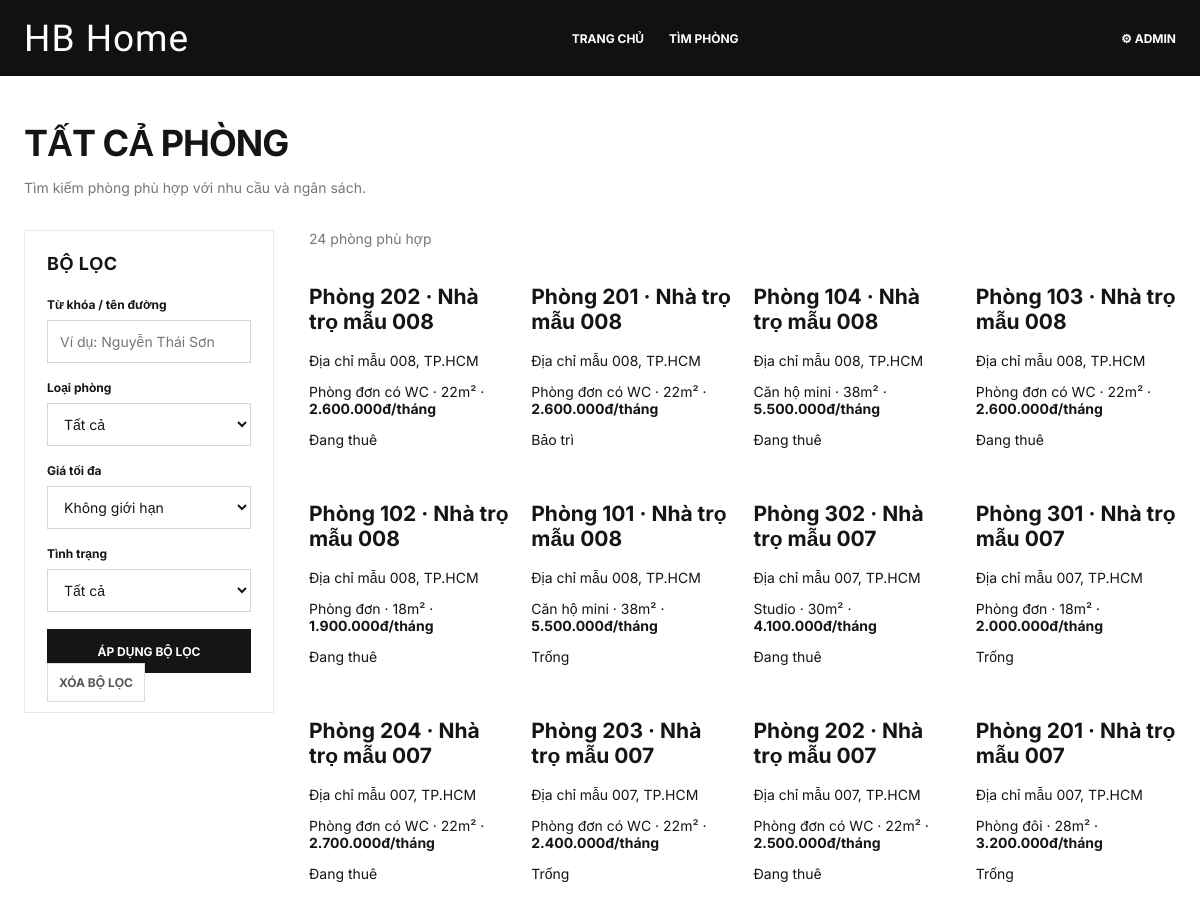
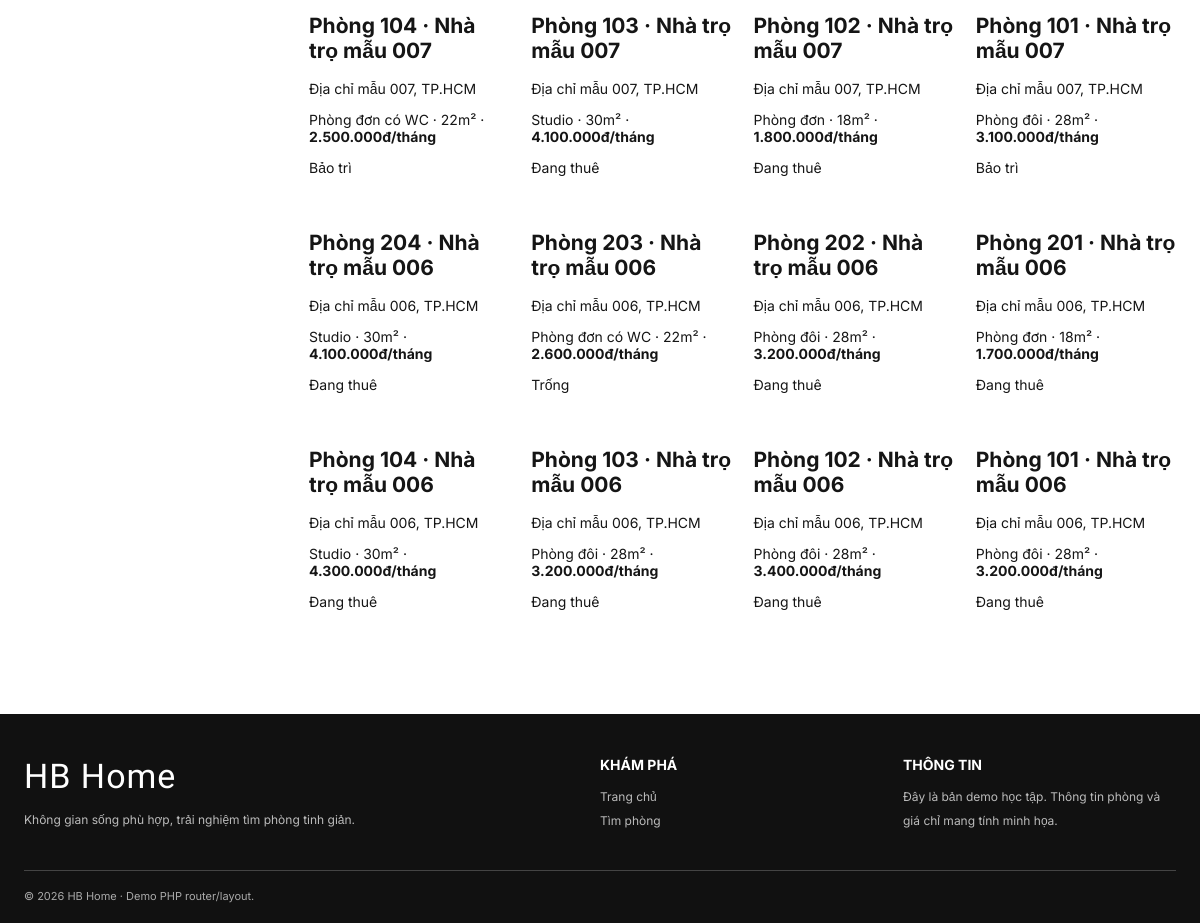
Screenshot of /index.php?page=rooms with the database file from the repository (2 pictures, top to bottom).
### tables this page shows
CREATE TABLE phong (
  ma_phong    INT PRIMARY KEY AUTO_INCREMENT,
  ma_nha      INT NOT NULL,
  ma_loai     INT NOT NULL,
  so_phong    VARCHAR(10) NOT NULL,
  tang        INT NOT NULL,
  gia_thue    DECIMAL(12,0) NOT NULL,    
  trang_thai  VARCHAR(20) NOT NULL DEFAULT 'Trống'
              CHECK (trang_thai IN ('Trống','Đang thuê','Bảo trì')),
  UNIQUE (ma_nha, so_phong),
  FOREIGN KEY (ma_nha)  REFERENCES nha_tro(ma_nha),
  FOREIGN KEY (ma_loai) REFERENCES loai_phong(ma_loai)
);

CREATE TABLE nha_tro (
  ma_nha     INT PRIMARY KEY AUTO_INCREMENT,
  ma_chu     INT NOT NULL,
  ten_nha    VARCHAR(100) NOT NULL,
  dia_chi    VARCHAR(200) NOT NULL,
  quan_huyen VARCHAR(50),
  so_tang    INT NOT NULL DEFAULT 1,
  FOREIGN KEY (ma_chu) REFERENCES chu_tro(ma_chu)
);

CREATE TABLE loai_phong (
  ma_loai     INT PRIMARY KEY AUTO_INCREMENT,
  ten_loai    VARCHAR(50) NOT NULL,
  dien_tich   INT NOT NULL,              
  gia_co_ban  DECIMAL(12,0) NOT NULL,    
  mo_ta       VARCHAR(200)
);

### index.php (called while the page is built, shortened)
<?php
require_once __DIR__ . '/database/functions.php';
$routes = [
    'home' => [
        'title' => 'Trang chủ | HB Home',
        'module' => 'home',
    ],
    'rooms' => [
        'title' => 'Tất cả phòng | HB Home',
        'module' => 'rooms',
    ],
];
$page = $_GET['page'] ?? 'home';
$route = $routes[$page];
$modulePath = __DIR__ . '/pages/' . $route['module'];
require $modulePath . '/action.php';
require __DIR__ . '/layouts/public/header.php';
require $modulePath . '/index.php';
require __DIR__ . '/layouts/public/footer.php';

### pages/rooms/action.php (called while the page is built, shortened)
<?php
$query = trim((string) ($_GET['q'] ?? ''));
$type = (string) ($_GET['type'] ?? '');
$max = filter_input(INPUT_GET, 'max', FILTER_VALIDATE_INT) ?: 0;
$status = (string) ($_GET['status'] ?? '');
$validStatuses = ['Trống', 'Đang thuê', 'Bảo trì'];
$status = in_array($status, $validStatuses, true) ? $status : '';
$rooms = publicRooms($query, $type, max(0, $max), $status);

### database/config.php (called while the page is built, shortened)
<?php
return [
    'host' => '127.0.0.1',
    'port' => '3306',
    'database' => 'quan_ly_phong_tro',
    'username' => 'root',
    'password' => '',
    'charset' => 'utf8mb4',
];

### database/Database.php (called while the page is built, shortened)
<?php
final class Database
{
    private PDO $pdo;
    public function __construct(array $config)
    {
        $dsn = sprintf(
            'mysql:host=%s;port=%s;dbname=%s;charset=%s',
            $config['host'],
            $config['port'],
            $config['database'],
            $config['charset']
        );
        $this->pdo = new PDO($dsn, $config['username'], $config['password'], [
            PDO::ATTR_ERRMODE => PDO::ERRMODE_EXCEPTION,
            PDO::ATTR_DEFAULT_FETCH_MODE => PDO::FETCH_ASSOC,
            PDO::ATTR_EMULATE_PREPARES => false,
        ]);
    }
    public function run(string $sql, array $params = []): PDOStatement
    {
        $statement = $this->pdo->prepare($sql);
        $statement->execute($params);
        return $statement;
    }
    public function fetchAll(string $sql, array $params = []): array
    {
        return $this->run($sql, $params)->fetchAll();
    }
}

### database/functions.php (called while the page is built, shortened)
<?php
require_once __DIR__ . '/Database.php';
function db(): Database
{
    static $database = null;
    if ($database === null) {
        $database = new Database(require __DIR__ . '/config.php');
    }
    return $database;
}
function e(mixed $value): string
{
    return htmlspecialchars((string) $value, ENT_QUOTES, 'UTF-8');
}
function publicRooms(string $keyword, string $type, int $maxPrice, string $status): array
{
    $sql = 'SELECT p.ma_phong, p.so_phong, p.tang, p.gia_thue, p.trang_thai,
                   n.ten_nha, n.dia_chi, n.quan_huyen, l.ten_loai, l.dien_tich
            FROM phong p
            JOIN nha_tro n ON n.ma_nha = p.ma_nha
            JOIN loai_phong l ON l.ma_loai = p.ma_loai
            WHERE 1 = 1';
    $params = [];
    return db()->fetchAll($sql . ' ORDER BY p.ma_phong DESC LIMIT 24', $params);
}

### pages/rooms/index.php (the view, shortened to what this page needs)
<main class="rooms-page">
    <div class="container">
        <div class="pagehead">
            <h1>TẤT CẢ PHÒNG</h1>
            <p class="subtle">Tìm kiếm phòng phù hợp với nhu cầu và ngân sách.</p>
        </div>
        <div class="rooms-layout">
            <aside class="filters">
                <h2>BỘ LỌC</h2>
                <form method="get" action="index.php">
                    <div class="field">
                        <label for="q">Từ khóa / tên đường</label>
                        <input
                            type="search"
                            id="q"
                            name="q"
                            value="<?= htmlspecialchars($query, ENT_QUOTES, 'UTF-8') ?>"
                            placeholder="Ví dụ: Nguyễn Thái Sơn"
                        >
                    </div>
                    <div class="field">
                        <label for="type">Loại phòng</label>
                        <select id="type" name="type">
                            <option value="">Tất cả</option>
                        </select>
                    </div>
                    <div class="field">
                        <label for="max">Giá tối đa</label>
                        <select id="max" name="max">
                            <option value="">Không giới hạn</option>
                        </select>
                    </div>
                    <div class="field">
                        <label for="status">Tình trạng</label>
                        <select id="status" name="status">
                            <option value="">Tất cả</option>
                        </select>
                    </div>
                    <button class="btn filter-submit" type="submit">ÁP DỤNG BỘ LỌC</button>
                    <a class="filter-reset" href="index.php?page=rooms">XÓA BỘ LỌC</a>
                </form>
            </aside>
            <section class="rooms-results">
                <div class="listhead">
                    <p class="subtle"><?= count($rooms) ?> phòng phù hợp</p>
                </div>
                <div class="cards rooms-cards">
                    <?php foreach ($rooms as $room): ?>
                        <article class="card">
                            <div class="cardbody">
                                <h2>Phòng <?= e($room['so_phong']) ?> · <?= e($room['ten_nha']) ?></h2>
                                <p><?= e($room['dia_chi']) ?></p>
                                <p>
                                    <?= e($room['ten_loai']) ?> · <?= (int) $room['dien_tich'] ?>m² ·
                                    <strong><?= number_format((float) $room['gia_thue'], 0, ',', '.') ?>đ/tháng</strong>
                                </p>
                                <p><?= e($room['trang_thai']) ?></p>
                            </div>
                        </article>
                    <?php endforeach; ?>
                </div>
            </section>
        </div>
    </div>
</main>

### assets/css/global.css (style rules this page uses)
:root { --ink: #151515; --muted: #777; --line: #e8e8e8; --paper: #fff; --soft: #f7f7f7; }
* { box-sizing: border-box; }
body { margin: 0; background: var(--paper); color: var(--ink); font-family: Inter, Arial, sans-serif; font-size: 14px; }
a { text-decoration: none; color: inherit; }
button, input, select, textarea { font: inherit; }
button { cursor: pointer; }
.container { max-width: 1240px; margin: auto; padding: 0 24px; }
.btn { background: #151515; color: #fff; border: 1px solid #151515; padding: 12px 20px; font-weight: 700; display: inline-flex; align-items: center; justify-content: center; gap: 8px; transition: .2s; }

### assets/css/home.css (style rules this page uses)
.cards { display: grid; grid-template-columns: repeat(4, minmax(0, 1fr)); gap: 22px; }
.card { min-width: 0; }

### assets/css/rooms.css (style rules this page uses)
.rooms-page { padding-bottom: 35px; }
.rooms-page .pagehead { padding: 45px 0 20px; }
.rooms-page .pagehead h1 { font-size: 36px; margin: 0 0 12px; text-transform: uppercase; letter-spacing: -1px; }
.rooms-page .subtle { color: #777; }
.rooms-layout { display: grid; grid-template-columns: 250px minmax(0, 1fr); gap: 35px; align-items: start; }
.filters { border: 1px solid #e8e8e8; padding: 22px; background: #fff; }
.filters h2 { margin: 0 0 22px; font-size: 18px; letter-spacing: 0.5px; }
.filters .field { display: flex; flex-direction: column; gap: 8px; margin-bottom: 17px; }
.filters .field label { font-size: 12px; font-weight: 700; }
.filters .field input, .filters .field select { width: 100%; min-height: 43px; border: 1px solid #d6d6d6; background: #fff; padding: 10px 12px; border-radius: 0; color: #151515; outline: none; }
.filter-submit { width: 100%; min-height: 44px; text-align: center; font-size: 12px; }
.filter-reset { width: 100%; margin-top: 10px; padding: 11px; background: white; color: #555; border: 1px solid #ddd; font-size: 12px; font-weight: 700; }
.rooms-results { min-width: 0; }
.listhead { display: flex; justify-content: space-between; align-items: center; gap: 12px; margin-bottom: 20px; }
.listhead p { margin: 0; }
.rooms-cards { grid-template-columns: repeat(4, minmax(0, 1fr)); }

### rows the page displays
phong: so_phong "202", ma_nha.ten_nha "Nhà trọ mẫu 008", ma_nha.dia_chi "Địa chỉ mẫu 008, TP.HCM", ma_loai.ten_loai "Phòng đơn có WC", ma_loai.dien_tich "22", gia_thue "2.600.000", trang_thai "Đang thuê"
phong: so_phong "201", ma_nha.ten_nha "Nhà trọ mẫu 008", ma_nha.dia_chi "Địa chỉ mẫu 008, TP.HCM", ma_loai.ten_loai "Phòng đơn có WC", ma_loai.dien_tich "22", gia_thue "2.600.000", trang_thai "Bảo trì"
phong: so_phong "104", ma_nha.ten_nha "Nhà trọ mẫu 008", ma_nha.dia_chi "Địa chỉ mẫu 008, TP.HCM", ma_loai.ten_loai "Căn hộ mini", ma_loai.dien_tich "38", gia_thue "5.500.000", trang_thai "Đang thuê"
phong: so_phong "103", ma_nha.ten_nha "Nhà trọ mẫu 008", ma_nha.dia_chi "Địa chỉ mẫu 008, TP.HCM", ma_loai.ten_loai "Phòng đơn có WC", ma_loai.dien_tich "22", gia_thue "2.600.000", trang_thai "Đang thuê"
phong: so_phong "102", ma_nha.ten_nha "Nhà trọ mẫu 008", ma_nha.dia_chi "Địa chỉ mẫu 008, TP.HCM", ma_loai.ten_loai "Phòng đơn", ma_loai.dien_tich "18", gia_thue "1.900.000", trang_thai "Đang thuê"
phong: so_phong "101", ma_nha.ten_nha "Nhà trọ mẫu 008", ma_nha.dia_chi "Địa chỉ mẫu 008, TP.HCM", ma_loai.ten_loai "Căn hộ mini", ma_loai.dien_tich "38", gia_thue "5.500.000", trang_thai "Trống"
phong: so_phong "302", ma_nha.ten_nha "Nhà trọ mẫu 007", ma_nha.dia_chi "Địa chỉ mẫu 007, TP.HCM", ma_loai.ten_loai "Studio", ma_loai.dien_tich "30", gia_thue "4.100.000", trang_thai "Đang thuê"
phong: so_phong "301", ma_nha.ten_nha "Nhà trọ mẫu 007", ma_nha.dia_chi "Địa chỉ mẫu 007, TP.HCM", ma_loai.ten_loai "Phòng đơn", ma_loai.dien_tich "18", gia_thue "2.000.000", trang_thai "Trống"
phong: so_phong "204", ma_nha.ten_nha "Nhà trọ mẫu 007", ma_nha.dia_chi "Địa chỉ mẫu 007, TP.HCM", ma_loai.ten_loai "Phòng đơn có WC", ma_loai.dien_tich "22", gia_thue "2.700.000", trang_thai "Đang thuê"
phong: so_phong "203", ma_nha.ten_nha "Nhà trọ mẫu 007", ma_nha.dia_chi "Địa chỉ mẫu 007, TP.HCM", ma_loai.ten_loai "Phòng đơn có WC", ma_loai.dien_tich "22", gia_thue "2.400.000", trang_thai "Trống"
phong: so_phong "202", ma_nha.ten_nha "Nhà trọ mẫu 007", ma_nha.dia_chi "Địa chỉ mẫu 007, TP.HCM", ma_loai.ten_loai "Phòng đơn có WC", ma_loai.dien_tich "22", gia_thue "2.500.000", trang_thai "Đang thuê"
phong: so_phong "201", ma_nha.ten_nha "Nhà trọ mẫu 007", ma_nha.dia_chi "Địa chỉ mẫu 007, TP.HCM", ma_loai.ten_loai "Phòng đôi", ma_loai.dien_tich "28", gia_thue "3.200.000", trang_thai "Trống"
phong: so_phong "104", ma_nha.ten_nha "Nhà trọ mẫu 007", ma_nha.dia_chi "Địa chỉ mẫu 007, TP.HCM", ma_loai.ten_loai "Phòng đơn có WC", ma_loai.dien_tich "22", gia_thue "2.500.000", trang_thai "Bảo trì"
phong: so_phong "103", ma_nha.ten_nha "Nhà trọ mẫu 007", ma_nha.dia_chi "Địa chỉ mẫu 007, TP.HCM", ma_loai.ten_loai "Studio", ma_loai.dien_tich "30", gia_thue "4.100.000", trang_thai "Đang thuê"
phong: so_phong "102", ma_nha.ten_nha "Nhà trọ mẫu 007", ma_nha.dia_chi "Địa chỉ mẫu 007, TP.HCM", ma_loai.ten_loai "Phòng đơn", ma_loai.dien_tich "18", gia_thue "1.800.000", trang_thai "Đang thuê"
phong: so_phong "101", ma_nha.ten_nha "Nhà trọ mẫu 007", ma_nha.dia_chi "Địa chỉ mẫu 007, TP.HCM", ma_loai.ten_loai "Phòng đôi", ma_loai.dien_tich "28", gia_thue "3.100.000", trang_thai "Bảo trì"
phong: so_phong "204", ma_nha.ten_nha "Nhà trọ mẫu 006", ma_nha.dia_chi "Địa chỉ mẫu 006, TP.HCM", ma_loai.ten_loai "Studio", ma_loai.dien_tich "30", gia_thue "4.100.000", trang_thai "Đang thuê"
phong: so_phong "203", ma_nha.ten_nha "Nhà trọ mẫu 006", ma_nha.dia_chi "Địa chỉ mẫu 006, TP.HCM", ma_loai.ten_loai "Phòng đơn có WC", ma_loai.dien_tich "22", gia_thue "2.600.000", trang_thai "Trống"
phong: so_phong "202", ma_nha.ten_nha "Nhà trọ mẫu 006", ma_nha.dia_chi "Địa chỉ mẫu 006, TP.HCM", ma_loai.ten_loai "Phòng đôi", ma_loai.dien_tich "28", gia_thue "3.200.000", trang_thai "Đang thuê"
phong: so_phong "201", ma_nha.ten_nha "Nhà trọ mẫu 006", ma_nha.dia_chi "Địa chỉ mẫu 006, TP.HCM", ma_loai.ten_loai "Phòng đơn", ma_loai.dien_tich "18", gia_thue "1.700.000", trang_thai "Đang thuê"
phong: so_phong "104", ma_nha.ten_nha "Nhà trọ mẫu 006", ma_nha.dia_chi "Địa chỉ mẫu 006, TP.HCM", ma_loai.ten_loai "Studio", ma_loai.dien_tich "30", gia_thue "4.300.000", trang_thai "Đang thuê"
phong: so_phong "103", ma_nha.ten_nha "Nhà trọ mẫu 006", ma_nha.dia_chi "Địa chỉ mẫu 006, TP.HCM", ma_loai.ten_loai "Phòng đôi", ma_loai.dien_tich "28", gia_thue "3.200.000", trang_thai "Đang thuê"
phong: so_phong "102", ma_nha.ten_nha "Nhà trọ mẫu 006", ma_nha.dia_chi "Địa chỉ mẫu 006, TP.HCM", ma_loai.ten_loai "Phòng đôi", ma_loai.dien_tich "28", gia_thue "3.400.000", trang_thai "Đang thuê"
phong: so_phong "101", ma_nha.ten_nha "Nhà trọ mẫu 006", ma_nha.dia_chi "Địa chỉ mẫu 006, TP.HCM", ma_loai.ten_loai "Phòng đôi", ma_loai.dien_tich "28", gia_thue "3.200.000", trang_thai "Đang thuê"

### other values shown
count($rooms) "24"
